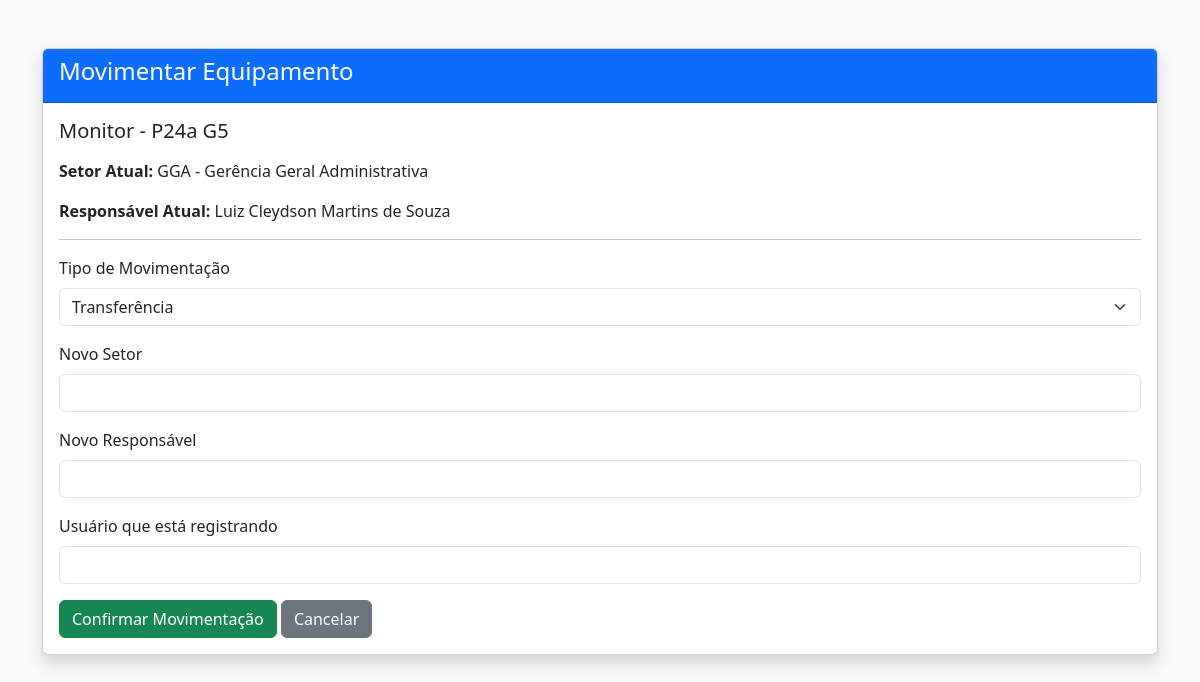
/movimentar/10, run on an earlier commit of the app's database.
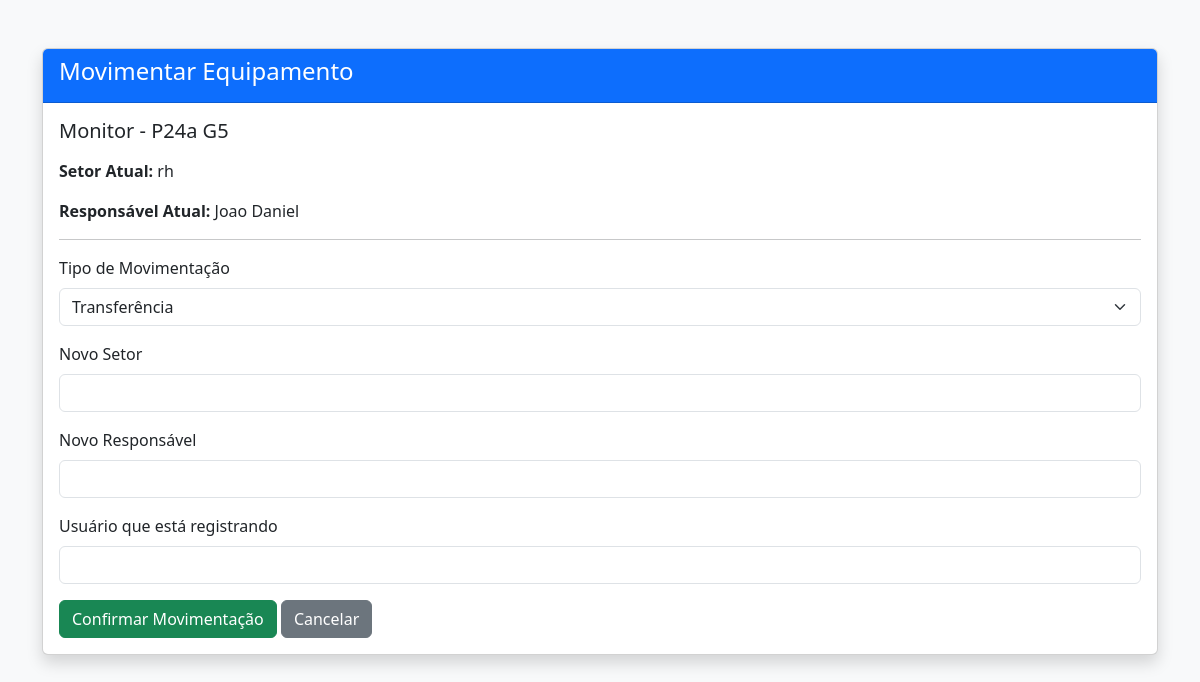
And on a later commit of the database.
### tables this page shows
CREATE TABLE equipamentos (
            id INTEGER PRIMARY KEY AUTOINCREMENT,
            tipo TEXT,
            marca TEXT,
            modelo TEXT,
            numero_serie TEXT,
            service_tag TEXT,
            tombamento TEXT,
            especificacoes TEXT,
            locado TEXT,
            setor TEXT,
            responsavel TEXT,
            observacoes TEXT,
            status TEXT DEFAULT 'ATIVO'
        );

### app.py (the view, shortened to what this page needs)
@app.route("/movimentar/<int:id>", methods=["GET", "POST"])
def movimentar(id):
    conn = sqlite3.connect(DATABASE)
    conn.row_factory = sqlite3.Row
    cursor = conn.cursor()
    cursor.execute("SELECT * FROM equipamentos WHERE id = ?", (id,))
    equipamento = cursor.fetchone()
    if not equipamento:
        conn.close()
        return "Equipamento não encontrado"
    conn.close()
    return render_template("movimentar.html", equipamento=equipamento)

### templates/movimentar.html (shortened to what this page needs)
<!DOCTYPE html>
<html lang="pt-br">
<head>
    <link href="https://cdn.jsdelivr.net/npm/bootstrap@5.3.2/dist/css/bootstrap.min.css" rel="stylesheet">
</head>
<body class="bg-light">
<div class="container mt-5">
    <div class="card shadow">
        <div class="card-header bg-primary text-white">
            <h4>Movimentar Equipamento</h4>
        </div>
        <div class="card-body">
            <h5 class="mb-3">
                {{ equipamento["tipo"] }} - {{ equipamento["modelo"] }}
            </h5>
            <p><strong>Setor Atual:</strong> {{ equipamento["setor"] }}</p>
            <p><strong>Responsável Atual:</strong> {{ equipamento["responsavel"] }}</p>
            <hr>
            <form method="POST">
                <div class="mb-3">
                    <label class="form-label">Tipo de Movimentação</label>
                    <select name="tipo_movimentacao" class="form-select">
                        <option value="TRANSFERENCIA">Transferência</option>
                    </select>
                </div>
                <div class="mb-3">
                    <label class="form-label">Novo Setor</label>
                    <input type="text" name="para_setor" class="form-control" required>
                </div>
                <div class="mb-3">
                    <label class="form-label">Novo Responsável</label>
                    <input type="text" name="responsavel" class="form-control" required>
                </div>
                <div class="mb-3">
                    <label class="form-label">Usuário que está registrando</label>
                    <input type="text" name="usuario" class="form-control" required>
                </div>
                <button type="submit" class="btn btn-success">
                    Confirmar Movimentação
                </button>
                <a href="/equipamentos" class="btn btn-secondary">
                    Cancelar
                </a>
            </form>
        </div>
    </div>
</div>
</body>
</html>

What changed in the data, as far as the page shows it:
changed equipamentos "Monitor": setor "GGA - Gerência Geral Administrativa" → "rh"; responsavel "Luiz Cleydson Martins de Souza" → "Joao Daniel"
